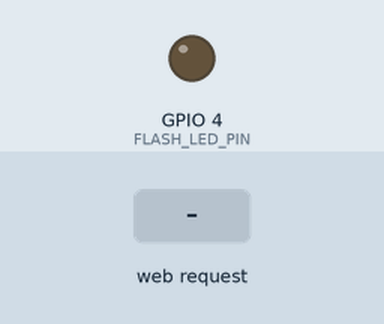
The sketch below on a simulated ESP32. Shown: output pins drawn as LEDs (lit = HIGH). The test bench sets the inputs (shaded band). WiFi joins after 1.5 s; servers stay silent unless stated; storage starts empty; the camera gives no picture; what the sketch prints to the serial monitor is not drawn.

Above: at 3.0 s.
3.1 s: HTTP request GET /capture received
At 3.18 s:
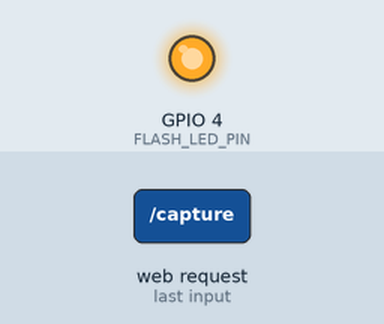
Timing chart, 0 to 6.1 s (numbered marks = the images above; inputs shaded):
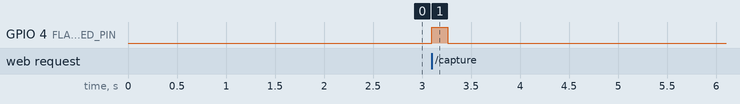

The sketch:

pillbox_cam.ino
```cpp
// ============================================================
//  pillbox_cam.ino  -  ESP32-CAM
//
//  תפקיד: מצלמה שמסתכלת על הכוס.
//  מתחבר ל-WiFi, מקבל פקודות GET מה-ESP32 הראשי,
//  מספק Stream וידאו חי + צילום לתיעוד.
//
//  פינים: AI Thinker ESP32-CAM (קבועים, אסור לשנות!)
// ============================================================

#include "esp_camera.h"
#include "img_converters.h"
#include "soc/soc.h"
#include "soc/rtc_cntl_reg.h"
#include <WiFi.h>
#include <WebServer.h>
#include "SPIFFS.h"   // לשמירת תמונות בזיכרון הפלאש

// --- WiFi  ---
const char* WIFI_SSID     = "YOUR_WIFI_NAME";
const char* WIFI_PASSWORD = "YOUR_WIFI_PASS";

// --- פינים של AI Thinker ESP32-CAM ---
#define PWDN_GPIO_NUM  32
#define RESET_GPIO_NUM -1
#define XCLK_GPIO_NUM   0
#define SIOD_GPIO_NUM  26
#define SIOC_GPIO_NUM  27
#define Y9_GPIO_NUM    35
#define Y8_GPIO_NUM    34
#define Y7_GPIO_NUM    39
#define Y6_GPIO_NUM    36
#define Y5_GPIO_NUM    21
#define Y4_GPIO_NUM    19
#define Y3_GPIO_NUM    18
#define Y2_GPIO_NUM     5
#define VSYNC_GPIO_NUM 25
#define HREF_GPIO_NUM  23
#define PCLK_GPIO_NUM  22
#define FLASH_LED_PIN   4  // נורת הפלאש המובנית

WebServer server(80);

// --- גבול ה-Multipart Stream ---
#define PART_BOUNDARY "pillbox_frame"
static const char* STREAM_CONTENT_TYPE =
  "multipart/x-mixed-replace;boundary=" PART_BOUNDARY;
static const char* STREAM_BOUNDARY = "\r\n--" PART_BOUNDARY "\r\n";
static const char* STREAM_PART =
  "Content-Type: image/jpeg\r\nContent-Length: %u\r\n\r\n";

// ============================================================
//  אתחול חומרת המצלמה
// ============================================================
bool initCamera() {
  camera_config_t cfg;
  cfg.ledc_channel = LEDC_CHANNEL_0;
  cfg.ledc_timer   = LEDC_TIMER_0;
  cfg.pin_d0   = Y2_GPIO_NUM;  cfg.pin_d1 = Y3_GPIO_NUM;
  cfg.pin_d2   = Y4_GPIO_NUM;  cfg.pin_d3 = Y5_GPIO_NUM;
  cfg.pin_d4   = Y6_GPIO_NUM;  cfg.pin_d5 = Y7_GPIO_NUM;
  cfg.pin_d6   = Y8_GPIO_NUM;  cfg.pin_d7 = Y9_GPIO_NUM;
  cfg.pin_xclk = XCLK_GPIO_NUM;
  cfg.pin_pclk = PCLK_GPIO_NUM;
  cfg.pin_vsync    = VSYNC_GPIO_NUM;
  cfg.pin_href     = HREF_GPIO_NUM;
  cfg.pin_sccb_sda = SIOD_GPIO_NUM;
  cfg.pin_sccb_scl = SIOC_GPIO_NUM;
  cfg.pin_pwdn     = PWDN_GPIO_NUM;
  cfg.pin_reset    = RESET_GPIO_NUM;
  cfg.xclk_freq_hz = 20000000;
  cfg.pixel_format = PIXFORMAT_JPEG;

  // אם יש PSRAM - איכות גבוהה יותר
  if (psramFound()) {
    cfg.frame_size   = FRAMESIZE_VGA;
    cfg.jpeg_quality = 10;
    cfg.fb_count     = 2;
  } else {
    cfg.frame_size   = FRAMESIZE_QVGA;
    cfg.jpeg_quality = 15;
    cfg.fb_count     = 1;
  }

  esp_err_t err = esp_camera_init(&cfg);
  if (err != ESP_OK) {
    Serial.printf("Camera init failed: 0x%x\n", err);
    return false;
  }
  Serial.println("מצלמה אותחלה בהצלחה");
  return true;
}

// ============================================================
//  GET /stream  -  שידור וידאו חי (MJPEG)
//  האפליקציה מציגה את ה-stream הזה באמצעות תג <img>
// ============================================================
void handleStream() {
  // שולחים header של multipart stream
  WiFiClient client = server.client();
  client.println("HTTP/1.1 200 OK");
  client.print("Content-Type: ");
  client.println(STREAM_CONTENT_TYPE);
  client.println("Access-Control-Allow-Origin: *");
  client.println();

  while (client.connected()) {
    camera_fb_t* fb = esp_camera_fb_get();
    if (!fb) { Serial.println("Frame capture failed"); break; }

    uint8_t* buf  = fb->buf;
    size_t   len  = fb->len;

    // המרה ל-JPEG אם צריך
    uint8_t* jpgBuf = NULL;
    size_t   jpgLen = 0;
    bool converted  = false;
    if (fb->format != PIXFORMAT_JPEG) {
      converted = frame2jpg(fb, 80, &jpgBuf, &jpgLen);
      esp_camera_fb_return(fb);
      fb = NULL;
      if (!converted) break;
      buf = jpgBuf; len = jpgLen;
    }

    // שליחת frame
    client.print(STREAM_BOUNDARY);
    char hdr[64];
    snprintf(hdr, sizeof(hdr), STREAM_PART, len);
    client.print(hdr);
    client.write(buf, len);

    if (fb)     esp_camera_fb_return(fb);
    if (jpgBuf) free(jpgBuf);
    delay(33); // ~30 FPS
  }
}

// ============================================================
//  GET /capture  -  צילום תמונה בודדת (לתיעוד נטילה)
//  ה-ESP32 הראשי קורא לזה בכל פעם שיוצאת תרופה
// ============================================================
void handleCapture() {
  server.sendHeader("Access-Control-Allow-Origin", "*");

  // הדלק פלאש לרגע
  digitalWrite(FLASH_LED_PIN, HIGH);
  delay(100);

  camera_fb_t* fb = esp_camera_fb_get();
  digitalWrite(FLASH_LED_PIN, LOW);

  if (!fb) {
    server.send(500, "text/plain", "Capture failed");
    return;
  }

  // שמירה ב-SPIFFS עם שם לפי millis
  if (SPIFFS.begin(true)) {
    String filename = "/dose_" + String(millis()) + ".jpg";
    File file = SPIFFS.open(filename, FILE_WRITE);
    if (file) {
      file.write(fb->buf, fb->len);
      file.close();
      Serial.printf("תמונה נשמרה: %s\n", filename.c_str());
    }
  }

  // מחזירים את התמונה ישירות בתגובה
  server.sendHeader("Content-Type", "image/jpeg");
  server.send_P(200, "image/jpeg", (const char*)fb->buf, fb->len);
  esp_camera_fb_return(fb);
}

// ============================================================
//  GET /snapshot  -  תמונה בודדת (עבור האפליקציה)
// ============================================================
void handleSnapshot() {
  server.sendHeader("Access-Control-Allow-Origin", "*");

  camera_fb_t* fb = esp_camera_fb_get();
  if (!fb) { server.send(500, "text/plain", "Failed"); return; }

  server.sendHeader("Content-Type", "image/jpeg");
  server.send_P(200, "image/jpeg", (const char*)fb->buf, fb->len);
  esp_camera_fb_return(fb);
}

// ============================================================
//  setup
// ============================================================
void setup() {
  Serial.begin(115200);
  WRITE_PERI_REG(RTC_CNTL_BROWN_OUT_REG, 0); // ביטול reset בנפילות מתח

  pinMode(FLASH_LED_PIN, OUTPUT);
  digitalWrite(FLASH_LED_PIN, LOW);

  if (!initCamera()) {
    Serial.println("מצלמה נכשלה - עוצר");
    while (true) delay(1000);
  }

  WiFi.begin(WIFI_SSID, WIFI_PASSWORD);
  Serial.print("מתחבר ל-WiFi");
  while (WiFi.status() != WL_CONNECTED) { delay(500); Serial.print("."); }

  Serial.printf("\nESP32-CAM מחובר! IP: %s\n", WiFi.localIP().toString().c_str());
  Serial.println("** רשמי את ה-IP הזה בקובץ pillbox.ino כ-CAM_IP **");

  server.on("/stream",   HTTP_GET, handleStream);
  server.on("/capture",  HTTP_GET, handleCapture);
  server.on("/snapshot", HTTP_GET, handleSnapshot);
  server.begin();
  Serial.println("שרת מצלמה פעיל");
}

void loop() {
  server.handleClient();
  delay(1);
}
```

Measured:
- after the input at 3.1 s, GPIO 4 (FLASH_LED_PIN): LOW → HIGH at once, → LOW 0.16 s later
